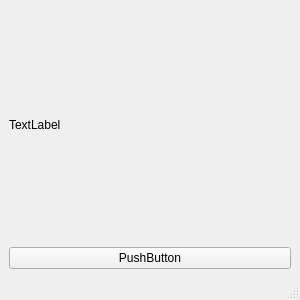
<?xml version="1.0" encoding="UTF-8"?>
<ui version="4.0">
 <class>MainWindow</class>
 <widget class="QMainWindow" name="MainWindow">
  <property name="geometry">
   <rect>
    <x>0</x>
    <y>0</y>
    <width>300</width>
    <height>300</height>
   </rect>
  </property>
  <property name="windowTitle">
   <string>MainWindow</string>
  </property>
  <widget class="QWidget" name="centralwidget">
   <layout class="QVBoxLayout" name="verticalLayout">
    <item>
     <widget class="QLabel" name="label">
      <property name="text">
       <string>TextLabel</string>
      </property>
     </widget>
    </item>
    <item>
     <widget class="QPushButton" name="pushButton">
      <property name="text">
       <string>PushButton</string>
      </property>
     </widget>
    </item>
   </layout>
  </widget>
  <widget class="QMenuBar" name="menubar">
   <property name="geometry">
    <rect>
     <x>0</x>
     <y>0</y>
     <width>300</width>
     <height>23</height>
    </rect>
   </property>
  </widget>
  <widget class="QStatusBar" name="statusbar"/>
 </widget>
 <resources/>
 <connections/>
</ui>
